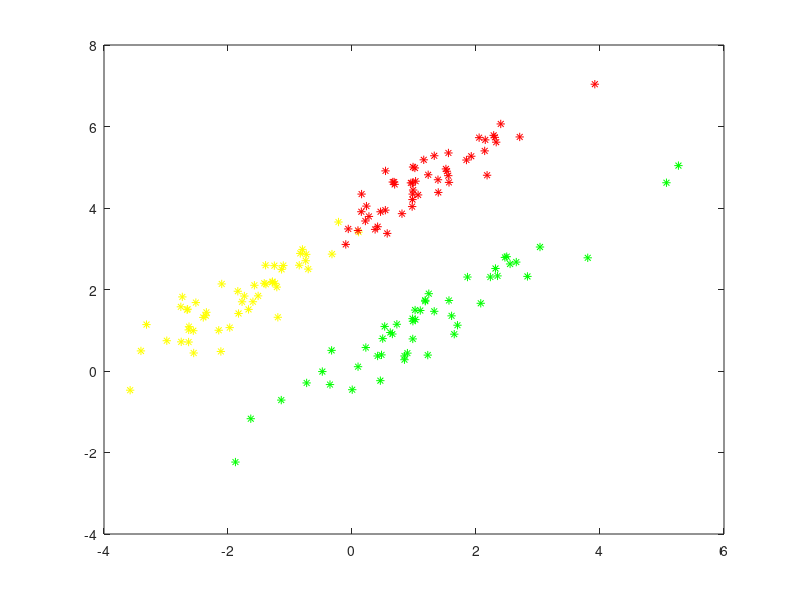

Write MATLAB code to recreate this figure.
load('data1.mat');
% To change between test and train plot switch xtest with xtrain
%Green  -> Class 1
%Yellow -> Class 2
%Red    -> Class 3
for i = 1:50
    x = xtest(1, i);
    y = xtest(2, i);
    plot(x, y, 'g*')
    hold on
end

for i = 51:100
    x = xtest(1, i);
    y = xtest(2, i);
    plot(x, y, 'y*')
    hold on
end

for i = 101:150
    x = xtest(1, i);
    y = xtest(2, i);
    plot(x, y, 'r*')
    hold on
end